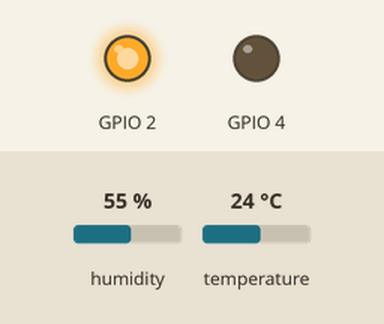
This sketch was run on a simulated ESP8266 (NodeMCU). On the bench: output pins drawn as LEDs (lit = HIGH). Inputs (shaded band) come from the test bench; at power-on: humidity 55 %, temperature 24 °C. WiFi joins after 1.5 s; servers stay silent unless stated; no MQTT or app messages arrive unless stated; what the sketch prints to the serial monitor is not drawn.

Above: at 2.7 s.
2.8 s: humidity set to 42 %
12.8 s: humidity set to 39 %
At 22.3 s:
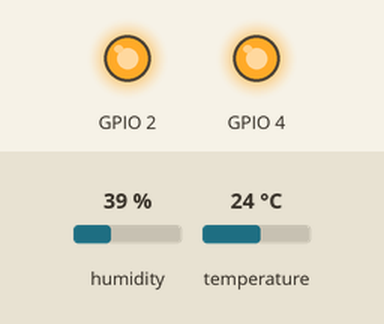
23.0 s: humidity set to 68 %
At 32.5 s:
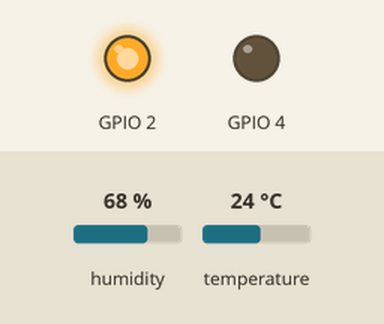
33.0 s: humidity set to 22 %
At 42.8 s:
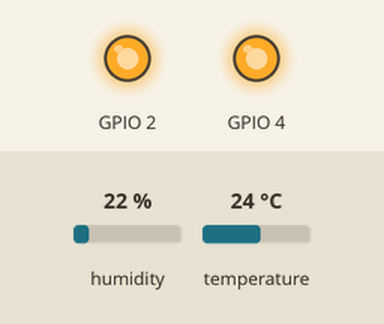
Timing chart, 0 to 44.0 s (numbered marks = the images above; inputs shaded):
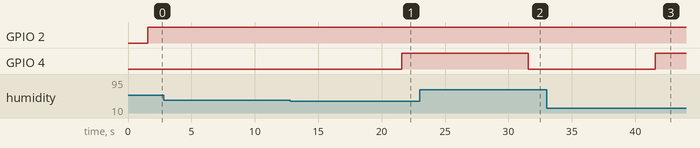

The sketch:

septiproject.ino
```cpp
#include <DHT.h>
#include <ESP8266WiFi.h>
#include <PubSubClient.h>

#define DHTPIN 5
#define DHTTYPE DHT22
#define CLIENT_ID "ESPfahmi"

const char* ssid       = "Xperia Z3 Compact"; //nama wifi
const char* password   = "0411501129"; //password
const char* mqtt_server = "broker.hivemq.com";
char kelembapan[100];

WiFiClient espClient;
PubSubClient client(espClient);

DHT dht(DHTPIN, DHTTYPE);
void setup() {
  Serial.begin(115200);
  dht.begin();
  pinMode(4, OUTPUT);
  pinMode(2, OUTPUT);
  WiFi.begin(ssid, password);
  while (WiFi.status() != WL_CONNECTED) {
      delay(500);
      Serial.print(".");
  }
  Serial.println(" CONNECTED");
  client.setServer(mqtt_server, 1883);
  client.connect(CLIENT_ID, "", "");

}

void loop() {
  float hum = dht.readHumidity();
  float temp = dht.readTemperature();
  if(hum < 15){
      digitalWrite(4, LOW);
      digitalWrite(2, HIGH);
      Serial.println("\n Lampu Nyala");
  }
  else if(hum > 40){
      digitalWrite(4, LOW);
      digitalWrite(2, HIGH);
      Serial.println("\n Kipas Nyala");
  }else{
    digitalWrite(4, HIGH);
    digitalWrite(2, HIGH);
    Serial.println("\n Dua duanya Mati");
  }
  snprintf (kelembapan, 50, "%.2f,%.2f", hum, temp);
  client.publish("/septiesp32", kelembapan);
  Serial.print("\n Kelembapan & suhu : ");
  Serial.print(kelembapan);
  delay(10000);
}
```

Measured:
- the behaviour switches between 41 and 40 % on humidity (found by bisection; images 0 and 1)
- after the input at 2.8 s, every drawn part: stays the same
- after the input at 12.8 s, GPIO 4: LOW → HIGH after 8.8 s
- after the input at 23.0 s, GPIO 4: HIGH → LOW after 8.6 s
- after the input at 33.0 s, GPIO 4: LOW → HIGH after 8.6 s
